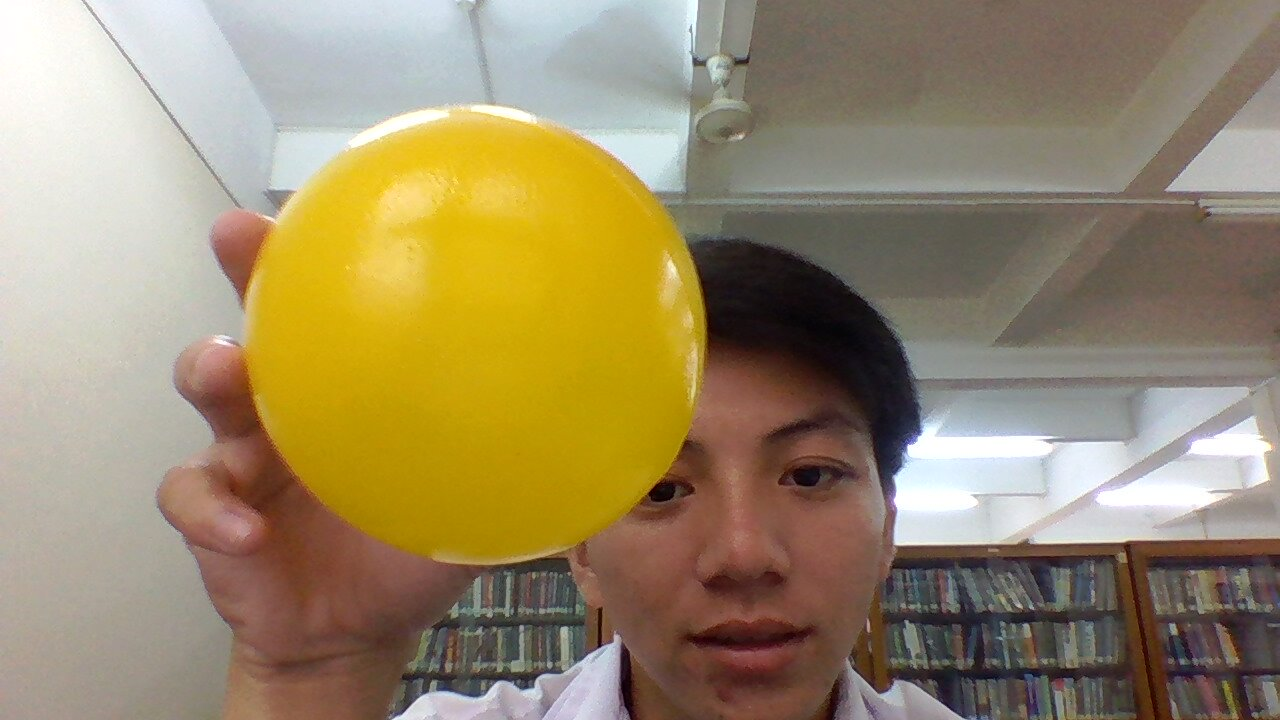
//> input picture source/opencv/nhung/train/Positive_1.jpg, 1280 x 720 px, given in place of the camera
$ ./timeOject   (built with g++ and OpenCV 4)
//> lines starting //> are read from the running program, lines starting //| are printed output that depends on the picture; after the words box and inside, x2 and y2 are one past the last pixel; in counts of white or black regions, pixels touching at a corner belong together
//objectTrackingTutorial.cpp

//Written by  Kyle Hounslow 2013

//Permission is hereby granted, free of charge, to any person obtaining a copy of this software and associated documentation files (the "Software")
//, to deal in the Software without restriction, including without limitation the rights to use, copy, modify, merge, publish, distribute, sublicense,
//and/or sell copies of the Software, and to permit persons to whom the Software is furnished to do so, subject to the following conditions:

//The above copyright notice and this permission notice shall be included in all copies or substantial portions of the Software.

//THE SOFTWARE IS PROVIDED "AS IS", WITHOUT WARRANTY OF ANY KIND, EXPRESS OR IMPLIED, INCLUDING BUT NOT LIMITED TO THE WARRANTIES OF MERCHANTABILITY,
//FITNESS FOR A PARTICULAR PURPOSE AND NONINFRINGEMENT. IN NO EVENT SHALL THE AUTHORS OR COPYRIGHT HOLDERS BE LIABLE FOR ANY CLAIM, DAMAGES OR OTHER
//LIABILITY, WHETHER IN AN ACTION OF CONTRACT, TORT OR OTHERWISE, ARISING FROM, OUT OF OR IN CONNECTION WITH THE SOFTWARE OR THE USE OR OTHER DEALINGS
//IN THE SOFTWARE.

#include <sstream>
#include <string>
#include <iostream>
#include <opencv/highgui.h>
#include <opencv/cv.h>
#include <highgui.h>
#include <stdio.h>
#include <opencv2/imgproc/imgproc.hpp>  // Gaussian Blur
#include <opencv2/core/core.hpp>        // Basic OpenCV structures (cv::Mat, Scalar)
#include <opencv2/highgui/highgui.hpp>
#include <cv.h>
#include <cxcore.h>
#include <highgui.h>
#include <opencv2/core.hpp>
#include <opencv2/imgproc/imgproc.hpp>
#include <opencv2/highgui/highgui.hpp>
#include <opencv2/objdetect.hpp>
#include <opencv2/opencv.hpp>
#include <iostream>
using namespace std;
using namespace cv;
//initial min and max HSV filter values.
//these will be changed using trackbars
int H_MIN = 0;
//int H_MAX = 256;
//int S_MIN = 0;
//int S_MAX = 256;
//int V_MIN = 0;
//int V_MAX = 256;
int H_MAX = 246;
int S_MIN = 151;
int S_MAX = 256;
int V_MIN = 159;
int V_MAX = 256;
//default capture width and height
const int FRAME_WIDTH = 640;
const int FRAME_HEIGHT = 480;
//max number of objects to be detected in frame
const int MAX_NUM_OBJECTS=50;
//minimum and maximum object area
const int MIN_OBJECT_AREA = 20*20;
const int MAX_OBJECT_AREA = FRAME_HEIGHT*FRAME_WIDTH/1.5;
//names that will appear at the top of each window
const string windowName = "Original Image";
const string windowName1 = "HSV Image";
const string windowName2 = "Thresholded Image";
const string windowName3 = "After Morphological Operations";
const string trackbarWindowName = "Trackbars";
void on_trackbar( int, void* )
{//This function gets called whenever a
	// trackbar position is changed
}
// [5 lines left out: function intToString, not called in this run]
void createTrackbars(){
	//create window for trackbars


    namedWindow(trackbarWindowName,0);
	//create memory to store trackbar name on window
	char TrackbarName[50];
//	sprintf( TrackbarName, "H_MIN", H_MIN);
//	sprintf( TrackbarName, "H_MAX", H_MAX);
//	sprintf( TrackbarName, "S_MIN", S_MIN);
//	sprintf( TrackbarName, "S_MAX", S_MAX);
//	sprintf( TrackbarName, "V_MIN", V_MIN);
//	sprintf( TrackbarName, "V_MAX", V_MAX);
	//create trackbars and insert them into window
	//3 parameters are: the address of the variable that is changing when the trackbar is moved(eg.H_LOW),
	//the max value the trackbar can move (eg. H_HIGH),
	//and the function that is called whenever the trackbar is moved(eg. on_trackbar)
	//                                  ---->    ---->     ---->
    createTrackbar( "H_MIN", trackbarWindowName, &H_MIN, H_MAX, on_trackbar );
    createTrackbar( "H_MAX", trackbarWindowName, &H_MAX, H_MAX, on_trackbar );
    createTrackbar( "S_MIN", trackbarWindowName, &S_MIN, S_MAX, on_trackbar );
    createTrackbar( "S_MAX", trackbarWindowName, &S_MAX, S_MAX, on_trackbar );
    createTrackbar( "V_MIN", trackbarWindowName, &V_MIN, V_MAX, on_trackbar );
    createTrackbar( "V_MAX", trackbarWindowName, &V_MAX, V_MAX, on_trackbar );
}
// [45 lines left out: functions drawObject, morphOps, not called in this run]
void trackFilteredObject(int &x, int &y, Mat threshold, Mat &cameraFeed){

	Mat temp;
	threshold.copyTo(temp);
	//these two vectors needed for output of findContours
	vector< vector<Point> > contours;
	std::vector<cv::Rect> ball;
	vector<Vec4i> hierarchy;
	//find contours of filtered image using openCV findContours function
	findContours(temp,contours,hierarchy,CV_RETR_CCOMP,CV_CHAIN_APPROX_SIMPLE );
	//use moments method to find our filtered object
	double refArea = 0;
	bool objectFound = false;
	if (hierarchy.size() > 0) {
		int numObjects = hierarchy.size();
        //if number of objects greater than MAX_NUM_OBJECTS we have a noisy filter
        if(numObjects<MAX_NUM_OBJECTS){
			for (int index = 0; index >= 0; index = hierarchy[index][0]) {

				Moments moment = moments((cv::Mat)contours[index]);
				double area = moment.m00;

				//if the area is less than 20 px by 20px then it is probably just noise
				//if the area is the same as the 3/2 of the image size, probably just a bad filter
				//we only want the object with the largest area so we safe a reference area each
				//iteration and compare it to the area in the next iteration.
                if(area>MIN_OBJECT_AREA && area<MAX_OBJECT_AREA && area>refArea){
					x = moment.m10/area;
					y = moment.m01/area;
					objectFound = true;
					refArea = area;
				}else objectFound = false;


			}
			//let user know you found an object
			if(objectFound ==true){
				putText(cameraFeed,"Tracking Object",Point(0,50),2,1,Scalar(0,255,0),2);
				//draw object location on screen
				drawObject(x,y,cameraFeed);
			}

		}else putText(cameraFeed,"TOO MUCH NOISE! ADJUST FILTER",Point(0,50),1,2,Scalar(0,0,255),2);
	}
}
int main(int argc, char* argv[])
{
	//some boolean variables for different functionality within this
	//program
    bool trackObjects = true;
    bool useMorphOps = false;
	//Matrix to store each frame of the webcam feed
	Mat cameraFeed;
	//matrix storage for HSV image
	Mat HSV;
	//matrix storage for binary threshold image
	Mat threshold;
	//x and y values for the location of the object
	int x=0, y=0;
	//create slider bars for HSV filtering
	createTrackbars();
	//video capture object to acquire webcam feed
	VideoCapture capture;
	//open capture object at location zero (default location for webcam)
	capture.open(0);
	//set height and width of capture frame
	capture.set(CV_CAP_PROP_FRAME_WIDTH,FRAME_WIDTH);
	capture.set(CV_CAP_PROP_FRAME_HEIGHT,FRAME_HEIGHT);
	//start an infinite loop where webcam feed is copied to cameraFeed matrix
	//all of our operations will be performed within this loop
	while(1){
		//store image to matrix
		capture.read(cameraFeed);
//> cameraFeed is the input picture: 720 rows x 1280 cols, CV_8UC3; mean B, G, R 105.6, 138.6, 154.5
		//convert frame from BGR to HSV colorspace
		cvtColor(cameraFeed,HSV,COLOR_BGR2HSV);
//> HSV: 720 rows x 1280 cols, CV_8UC3; mean H, S, V 40, 86, 157.1
		//filter HSV image between values and store filtered image to
		//threshold matrix
		inRange(HSV,Scalar(H_MIN,S_MIN,V_MIN),Scalar(H_MAX,S_MAX,V_MAX),threshold);
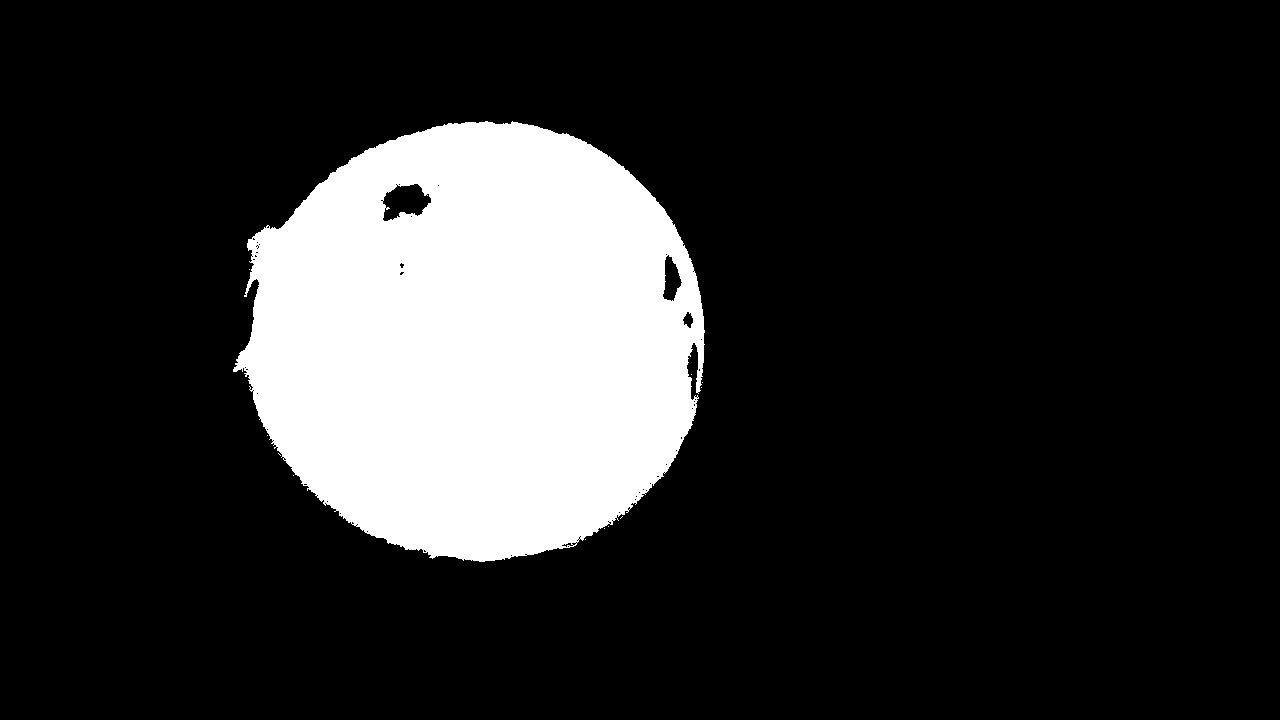
//> threshold: 720 rows x 1280 cols, CV_8UC1; 17.1% white; 12 white regions (11 under 20 px)
		//perform morphological operations on thresholded image to eliminate noise
		//and emphasize the filtered object(s)
//		if(useMorphOps)
//		morphOps(threshold);
		//pass in thresholded frame to our object tracking function
		//this function will return the x and y coordinates of the
		//filtered object
		if(trackObjects)
			trackFilteredObject(x,y,threshold,cameraFeed);
//> in trackFilteredObject, `findContours(temp,contours,hierarchy,CV_RETR_CCOMP,CV_CHAIN_APPROX_SIM..`: contours = 86 contours, 81 with area under 20; largest, box (x1, y1, x2, y2) and area: (233, 121, 705, 562) 158472, (382, 183, 432, 222) 1235, (662, 254, 683, 302) 582, (682, 311, 694, 329) 118, (561, 542, 574, 548) 30
//> in trackFilteredObject, `int numObjects = hierarchy.size();`: numObjects = 86
//> in trackFilteredObject, `}else putText(cameraFeed,"TOO MUCH NOISE! ADJUST FILTER",Point(0,50),1..`:
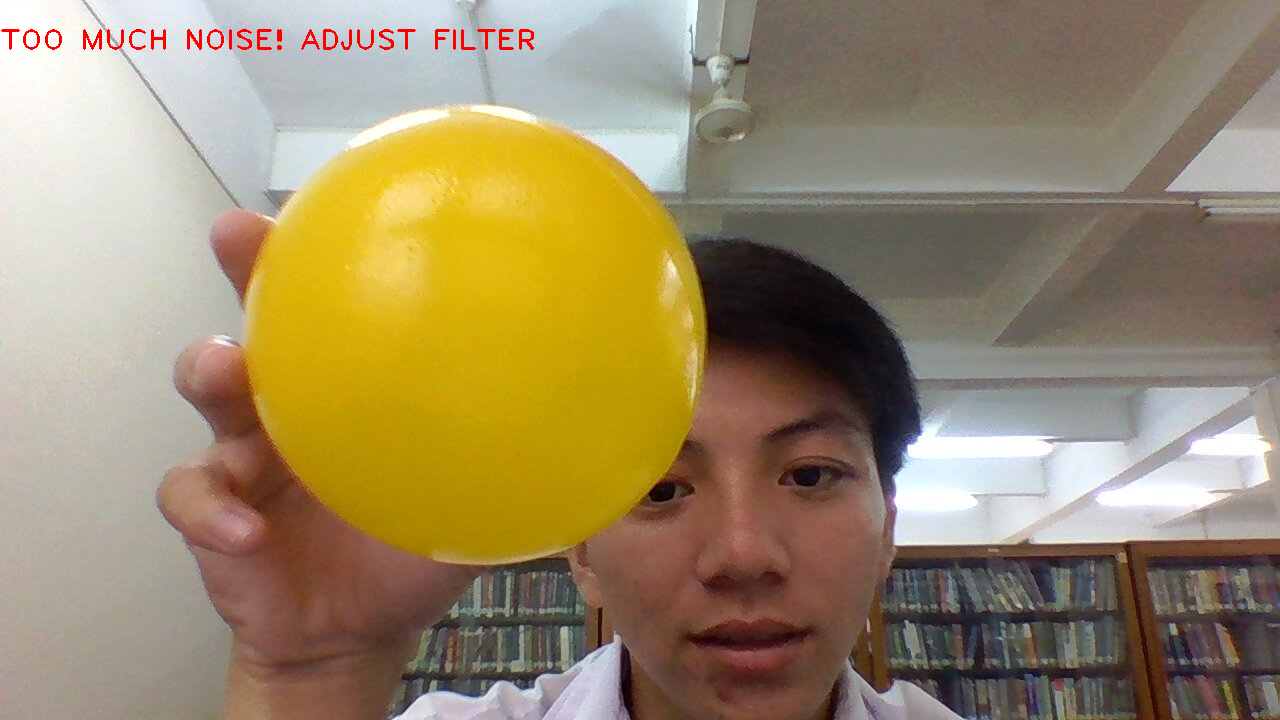
//> cameraFeed: 720 rows x 1280 cols, CV_8UC3; 0.33% of pixels changed, all inside (x1, y1, x2, y2) = (1, 29, 534, 50)

		//show frames
		imshow(windowName2,threshold);
		imshow(windowName,cameraFeed);
		imshow(windowName1,HSV);
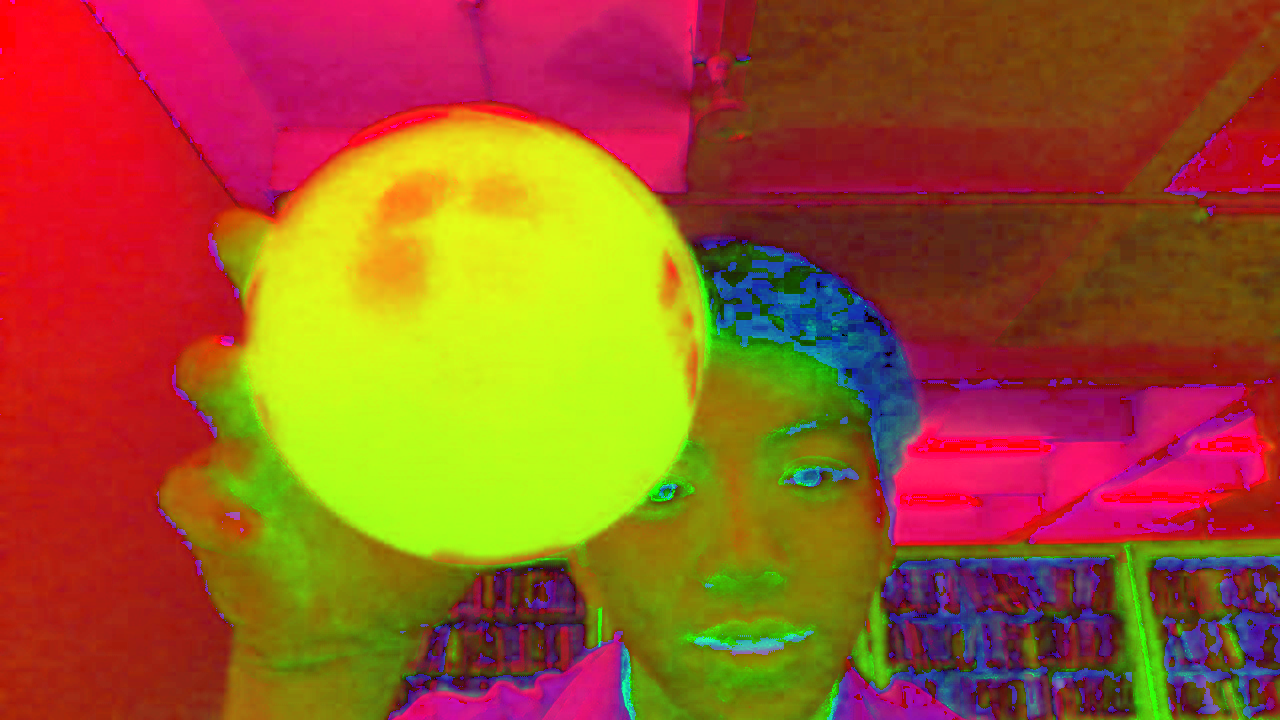
//> window 'HSV Image': 720 rows x 1280 cols, CV_8UC3; mean B, G, R 40, 86, 157.1


		//delay 30ms so that screen can refresh.
		//image will not appear without this waitKey() command
		waitKey(30);
	}
	return 0;
}
